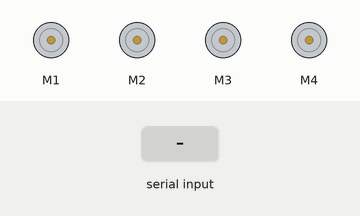
The sketch below on a simulated Arduino Uno, built with avr-gcc and run on an emulated ATmega328P. Shown: 4 × DC motor (green arrow = forward, orange = backward, longer = faster). The test bench sets the inputs (shaded band).

Above: at 1.7 s.
1.8 s: byte 1 (1) received over Serial
At 3.0 s:
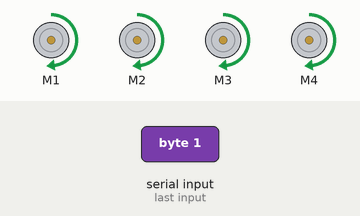
3.3 s: "1" received over Serial
At 4.5 s:
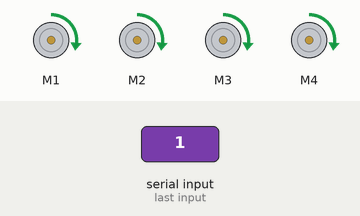
4.8 s: byte 2 (2) received over Serial
At 5.5 s:
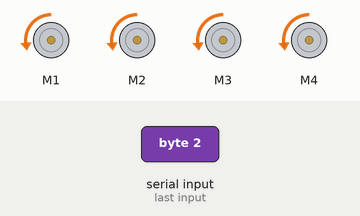
6.3 s: byte 3 (3) received over Serial
At 7.5 s:
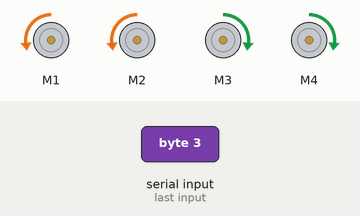
7.8 s: byte 4 (4) received over Serial
At 8.4 s:
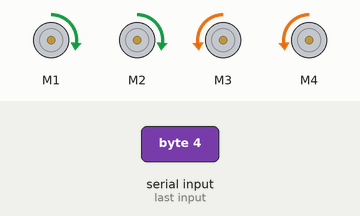
9.3 s: "0" received over Serial
At 9.9 s:
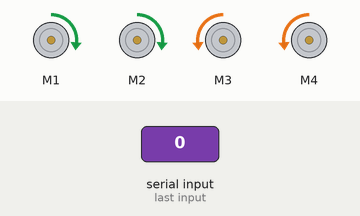
Timing chart, 0 to 11.8 s (numbered marks = the images above; inputs shaded):
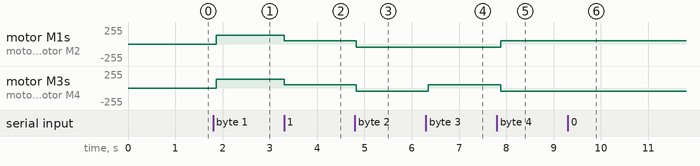

The sketch:

bluetooth_code.ino
```cpp
#include "AFMotor.h"

// Define motor constants for readability
const int MOTOR_1 = 1;
const int MOTOR_2 = 2;
const int MOTOR_3 = 3;
const int MOTOR_4 = 4;

// Initialize DC motors with their respective frequencies
AF_DCMotor motor1(MOTOR_1, MOTOR12_64KHZ);
AF_DCMotor motor2(MOTOR_2, MOTOR12_64KHZ);
AF_DCMotor motor3(MOTOR_3, MOTOR12_64KHZ);
AF_DCMotor motor4(MOTOR_4, MOTOR12_64KHZ);

// Declare variables to store the current state and speed
int state = 0; // Initialize to a default value
int Speed = 130; // Default motor speed

void setup() {
    // Set initial speed for all motors
    motor1.setSpeed(Speed);
    motor2.setSpeed(Speed);
    motor3.setSpeed(Speed);
    motor4.setSpeed(Speed);

    // Initialize Serial communication for control commands
    Serial.begin(9600);
    delay(500);
}

void loop() {
    // Check if there's any serial input available
    if (Serial.available() > 0) {
        state = Serial.read();
        // Update speed if the received state is a speed value
        if (state > 10) {
            Speed = state;
        }
    }

    // Set the speed for all motors
    motor1.setSpeed(Speed);          // Set the motor speed to 0-255
    motor2.setSpeed(Speed);
    motor3.setSpeed(Speed);
    motor4.setSpeed(Speed);

    //Control Command

         if (state == 1) { forward(); }  // Move forward when state is '1'
    else if (state == 2) { backward(); } // Move backward when state is '2'
    else if (state == 3) { turnLeft(); } // Turn left when state is '3'
    else if (state == 4) { turnRight(); } // Turn right when state is '4'
    else if (state == 5) { Stop(); }     // Stop the motor when state is '5'

    delay(80);
}

// Function to move all motors forward
void forward() {
    motor1.run(FORWARD); // Motor 1 forward
    motor2.run(FORWARD);
    motor3.run(FORWARD);
    motor4.run(FORWARD);
}

// Function to move all motors backward
void backward() {
    motor1.run(BACKWARD); // Motor 1 backward
    motor2.run(BACKWARD);
    motor3.run(BACKWARD);
    motor4.run(BACKWARD);
}

// Function to turn right
void turnRight() {
    motor1.run(FORWARD); // Motor 1 forward
    motor2.run(FORWARD);
    motor3.run(BACKWARD); // Motor 3 backward
    motor4.run(BACKWARD);
}

// Function to turn left
void turnLeft() {
    motor1.run(BACKWARD); // Motor 1 backward
    motor2.run(BACKWARD);
    motor3.run(FORWARD);  // Motor 3 forward
    motor4.run(FORWARD);
}

// Function to stop all motors
void Stop() {
    motor1.run(RELEASE); // Stop motor 1
    motor2.run(RELEASE);
    motor3.run(RELEASE);
    motor4.run(RELEASE);
}
```

Measured:
- after the input at 1.8 s, motor M1–4: stopped → forward 130/255 after 0.06 s
- after the input at 3.3 s, motor M1–4: forward 130/255 → forward 49/255 at once
- after the input at 4.8 s, motor M1–4: forward 49/255 → backward 49/255 at once
- after the input at 6.3 s, motor M3, motor M4: backward 49/255 → forward 49/255 after 0.05 s
- after the input at 7.8 s, motor M1, motor M2: backward 49/255 → forward 49/255 after 0.08 s; motor M3, motor M4: forward 49/255 → backward 49/255 after 0.08 s
- after the input at 9.3 s, motor M1, motor M2: forward 49/255 → forward 48/255 at once; motor M3, motor M4: backward 49/255 → backward 48/255 at once
